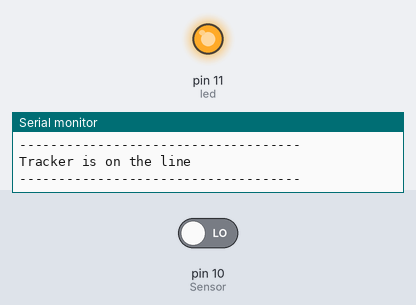
Recording of a sketch running on a simulated Arduino Uno, built with avr-gcc and run on an emulated ATmega328P. Parts: output pins drawn as LEDs (lit = HIGH), the last lines printed to the serial monitor. The inputs (shaded band) are chosen by the test bench; at power-on: pin 10 (Sensor) LOW.

Above: at 1.8 s.
1.9 s: pin 10 (Sensor) driven HIGH
At 2.9 s:
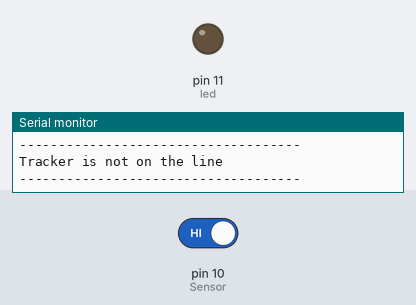
3.5 s: pin 10 (Sensor) driven LOW
At 4.2 s:
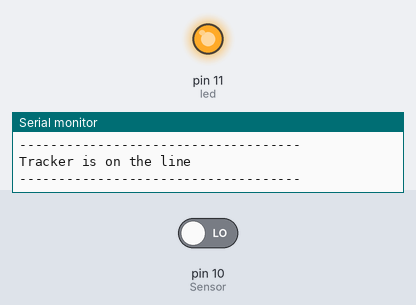
Timing chart, 0 to 6.5 s (numbered marks = the images above; inputs shaded):
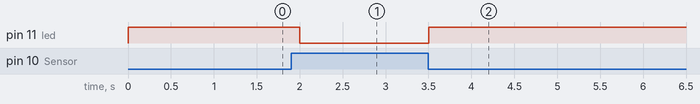

Measured:
- after the input at 1.9 s, pin 11 (led): HIGH → LOW after 0.10 s
- after the input at 3.5 s, pin 11 (led): LOW → HIGH at once

The sketch:

tracker_line.ino
```cpp
int Sensor = 10; //connect OUT to pin 10
int led = 11; //connect led to pin 11, or any you want

void setup () {
  Serial.begin(9600); //start serial monitor
  pinMode(Sensor, INPUT) ; //pin modes
  pinMode(led, OUTPUT);
}

void loop ()
{
  bool val = digitalRead(Sensor) ; //read signal

  if (val == HIGH) // if detecting white, then led goes off
  {
    Serial.println("Tracker is not on the line");
    digitalWrite(led, LOW);
  } else //if detecting black, then run led
  {
    Serial.println("Tracker is on the line");
    digitalWrite(led, HIGH);
  }
  Serial.println("------------------------------------");
  delay(500); //delay 500ms
}
```
